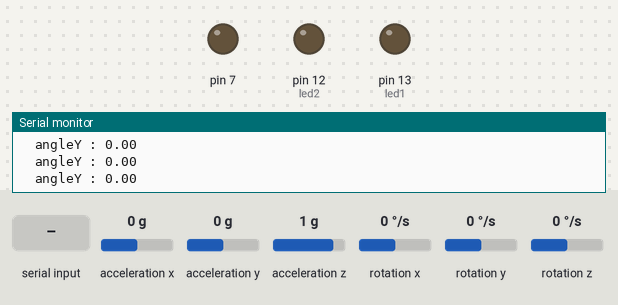
Simulated run of this sketch. Board: Arduino Uno, built with avr-gcc and run on an emulated ATmega328P. On the bench: output pins drawn as LEDs (lit = HIGH), the last lines printed to the serial monitor. Dashed ring = blinking. Inputs (shaded band) come from the test bench; at power-on: acceleration x 0 g, acceleration y 0 g, acceleration z 1 g, rotation x 0 °/s, rotation y 0 °/s, rotation z 0 °/s.

Above: at 4.2 s.
4.3 s: acceleration x set to -0.4 g
5.8 s: acceleration x set to -0.7 g
At 6.4 s:
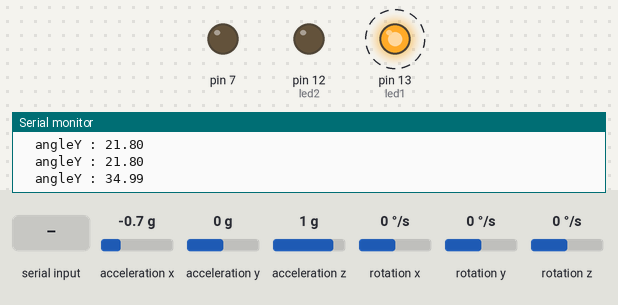
8.8 s: "0\n" received over Serial
At 9.9 s:
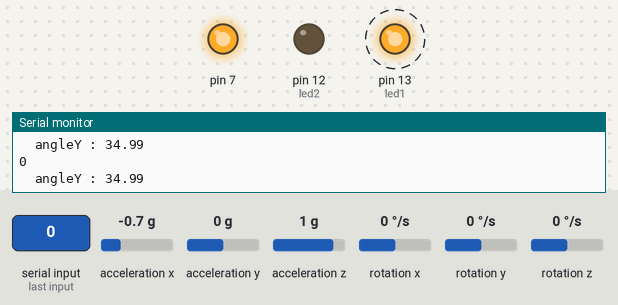
11.8 s: acceleration x set to 0.8 g
At 13.2 s:
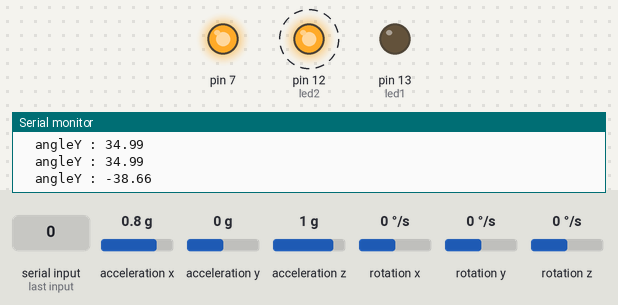
14.8 s: byte 49 ('1') received over Serial
At 16.6 s:
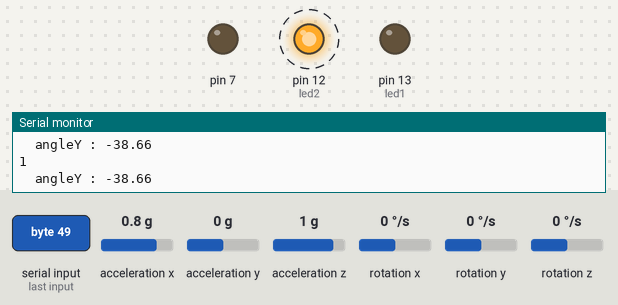
17.8 s: acceleration x set to 0.7 g
20.8 s: acceleration x set to 0.4 g
At 21.8 s:
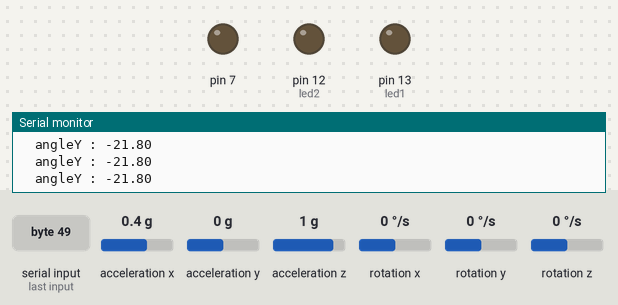
Timing chart, 0 to 23.7 s (numbered marks = the images above; inputs shaded):
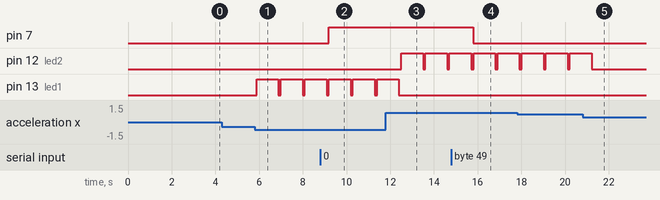

The sketch:

masterWithGyr.ino
```cpp
                                          /* == MASTER CODE ==   */  /* == BLUETOOTH INSIDE THE BIKE AND WITH GYROSCOPE == */
#include <MPU6050_tockn.h>
#include <Wire.h>

int led1 = 13;
int led2 = 12;
MPU6050 mpu6050(Wire);

int state = 0; // Receives information of status of helmet lock from slave bluetooth

void setup() {
     pinMode(7, OUTPUT);
     Serial.begin(38400); // Default communication rate of the Bluetooth module


     Wire.begin();
     mpu6050.begin();
     mpu6050.calcGyroOffsets(true);
     pinMode(led1, OUTPUT);
     pinMode(led2, OUTPUT);
}
void loop() {
  mpu6050.update();

   if(Serial.available() > 0){ // Checks whether data is comming from the serial port
    state = Serial.read(); // Reads the data from the serial port

 }

 if (state == '1') {  // State = 1 indicates rider was wearing helmet

    digitalWrite(7, LOW);// sends output to nodeMCU to write low to indicate that NO ALERT should be sent
    Serial.println("1");
    state = 0;

 }
 else if (state == '0') { // State = 0 indicates rider was not wearing helmet
     digitalWrite(7, HIGH);// sends output to nodeMCU to write low to indicate that  ALERT should be sent
     Serial.println("0");
     state = 0;

 }


  Serial.print("\tangleY : ");
  Serial.print(mpu6050.getAngleY());
  Serial.print("\n");

  if(mpu6050.getAngleY()>30){
    digitalWrite(led1, HIGH);
     delay(1000);
    digitalWrite(led1, LOW);
  }
    if(mpu6050.getAngleY()<-30){
    digitalWrite(led2, HIGH);
     delay(1000);
    digitalWrite(led2, LOW);
  }
   delay(100);


}
```

Measured:
- the behaviour switches between -0.5 and -0.6 g on acceleration x (found by bisection; images 0 and 1)
- the behaviour switches between 0.6 and 0.5 g on acceleration x (found by bisection; images 4 and 5)
- after the input at 5.8 s, pin 13 (led1): alternates HIGH for 1.0 s and LOW for 0.10 s, starting after 0.08 s
- after the input at 8.8 s, pin 7: LOW → HIGH after 0.39 s
- after the input at 11.8 s, pin 12 (led2): alternates HIGH for 1.0 s and LOW for 0.10 s, starting after 0.70 s; pin 13 (led1): goes on until 12.4 s, then stays LOW
- after the input at 14.8 s, pin 7: HIGH → LOW after 1.0 s
- after the input at 20.8 s, pin 12 (led2): goes on until 21.2 s, then stays LOW
